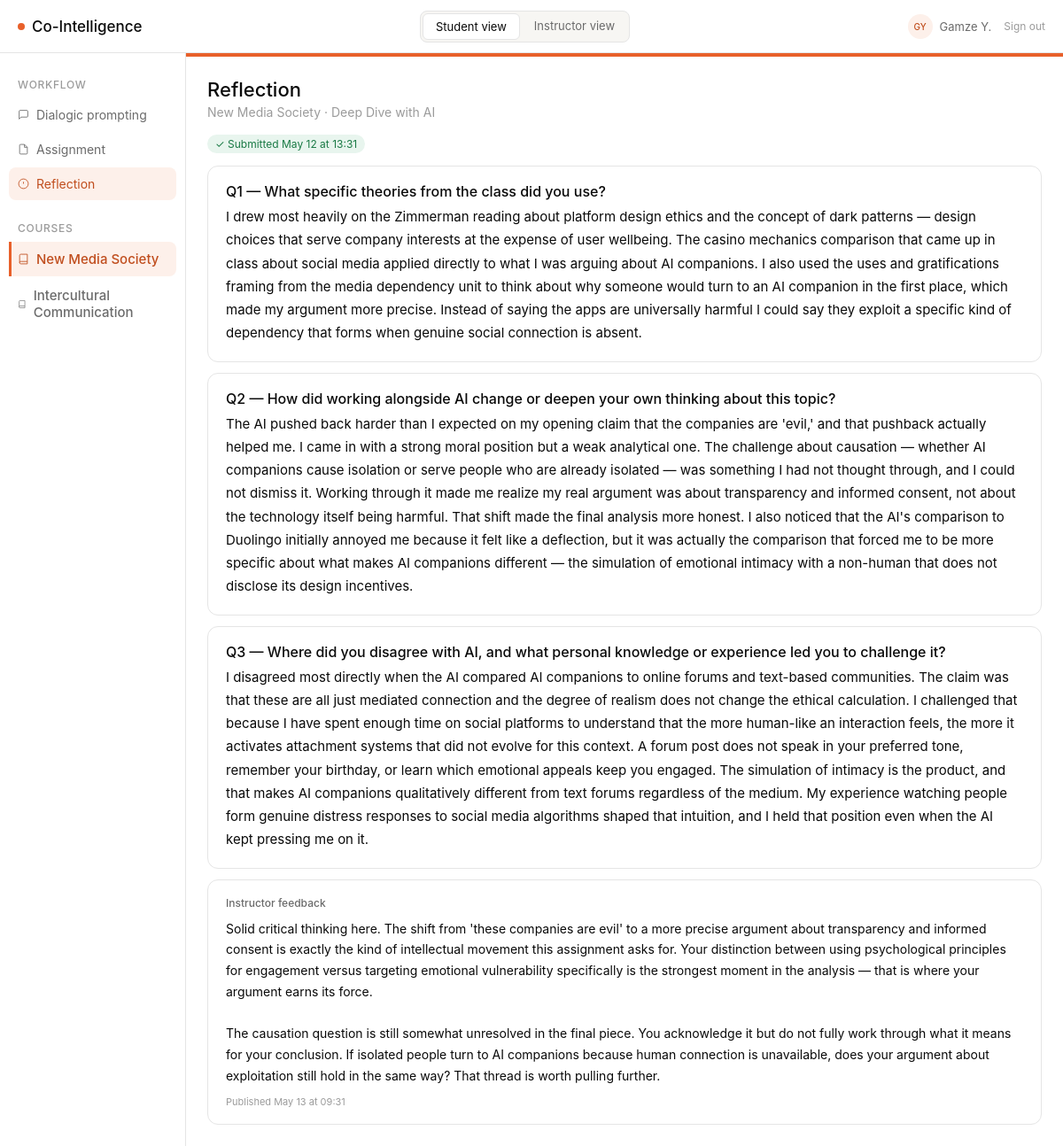
Before: /student/reflection (signed in) with the older database file.
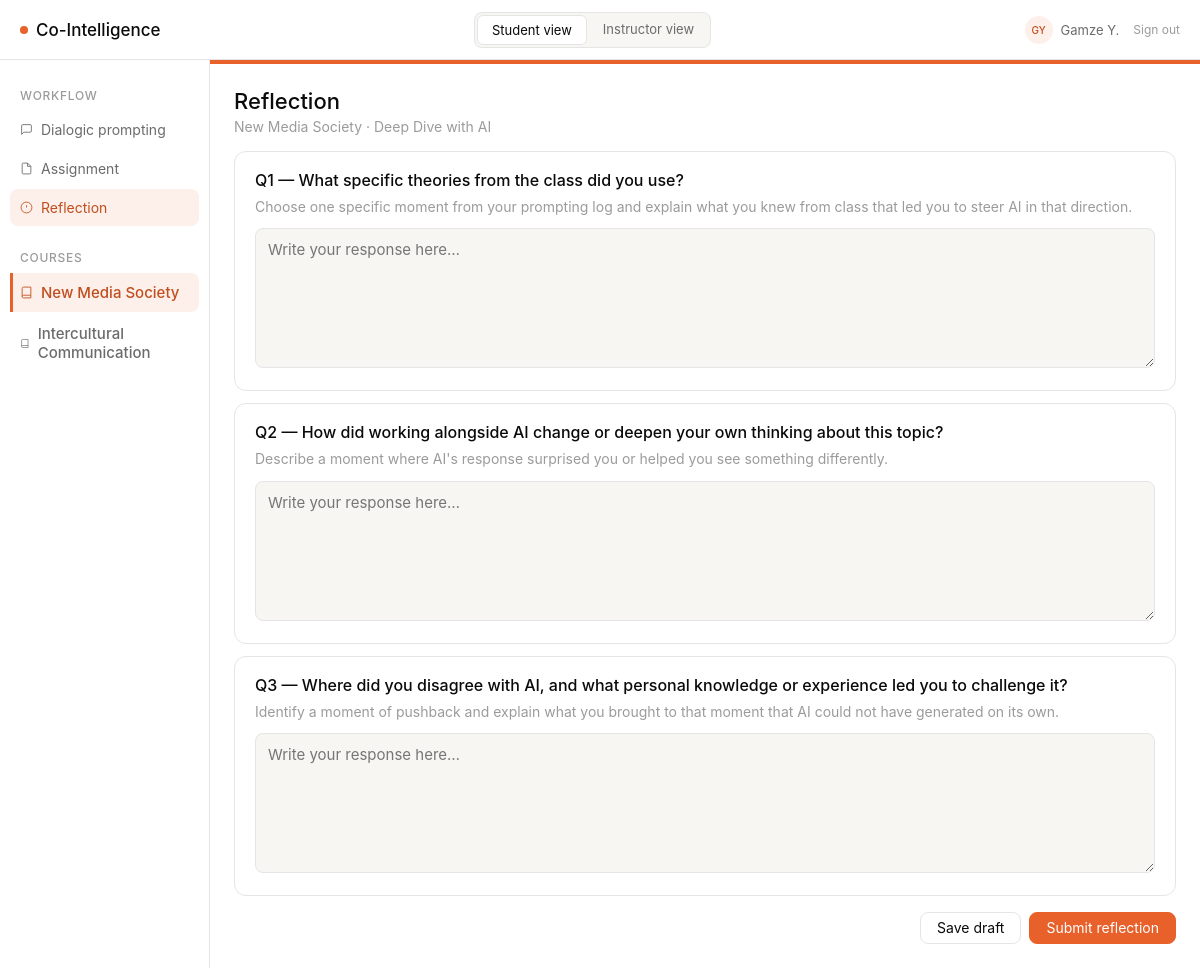
After: the same page with the newer database file.
### models/models.py (models this page shows, shortened)
class Reflection(db.Model):
    __tablename__ = "reflections"
    id = db.Column(db.Integer, primary_key=True)
    student_id = db.Column(db.Integer, db.ForeignKey("students.id"), nullable=False)
    assignment_id = db.Column(db.Integer, db.ForeignKey("assignments.id"), nullable=False)
    question_1 = db.Column(db.Text, nullable=False)
    question_2 = db.Column(db.Text, nullable=False)
    question_3 = db.Column(db.Text, nullable=False)
    submitted_at = db.Column(db.DateTime, default=datetime.utcnow)
    is_submitted = db.Column(db.Boolean, nullable=False, default=False)
    is_reopened = db.Column(db.Boolean, nullable=False, default=False)
    reopened_at = db.Column(db.DateTime, nullable=True)
    resubmitted_at = db.Column(db.DateTime, nullable=True)
    student = db.relationship("Student", back_populates="reflections")
    assignment = db.relationship("Assignment", back_populates="reflections")

class ReflectionConfig(db.Model):
    __tablename__ = "reflection_configs"
    id = db.Column(db.Integer, primary_key=True)
    assignment_id = db.Column(db.Integer, db.ForeignKey("assignments.id"), nullable=False, unique=True)
    question_1 = db.Column(db.Text, nullable=False)
    question_2 = db.Column(db.Text, nullable=False)
    question_3 = db.Column(db.Text, nullable=False)
    hint_1 = db.Column(db.Text, nullable=True)
    hint_2 = db.Column(db.Text, nullable=True)
    hint_3 = db.Column(db.Text, nullable=True)
    updated_at = db.Column(db.DateTime, default=datetime.utcnow)
    assignment = db.relationship("Assignment")

class Grade(db.Model):
    __tablename__ = "grades"
    id = db.Column(db.Integer, primary_key=True)
    student_id = db.Column(db.Integer, db.ForeignKey("students.id"), nullable=False)
    assignment_id = db.Column(db.Integer, db.ForeignKey("assignments.id"), nullable=False)
    score = db.Column(db.Float, nullable=True)
    max_score = db.Column(db.Float, nullable=False, default=100)
    feedback = db.Column(db.Text, nullable=True)
    is_published = db.Column(db.Boolean, nullable=False, default=False)
    published_at = db.Column(db.DateTime, nullable=True)
    created_at = db.Column(db.DateTime, default=datetime.utcnow)
    updated_at = db.Column(db.DateTime, default=datetime.utcnow)
    student = db.relationship("Student")
    assignment = db.relationship("Assignment")

### routes/student_routes.py (the view, shortened to what this page needs)
@student_bp.route("/reflection", methods=["GET", "POST"])
def reflection():
    student, assignment, course = _get_context()
    existing = Reflection.query.filter_by(
        student_id=student.id, assignment_id=assignment.id
    ).first()
    cfg = ReflectionConfig.query.filter_by(assignment_id=assignment.id).first()
    if cfg:
        questions = {
            "question_1": cfg.question_1,
            "question_2": cfg.question_2,
            "question_3": cfg.question_3,
            "hint_1": cfg.hint_1 or "",
            "hint_2": cfg.hint_2 or "",
            "hint_3": cfg.hint_3 or "",
        }
    else:
        questions = {k: (v or "") for k, v in DEFAULT_REFLECTION_QUESTIONS.items()}
    grade = Grade.query.filter_by(
        student_id=student.id, assignment_id=assignment.id
    ).first()
    return render_template(
        "student/reflection.html",
        student=student,
        assignment=assignment,
        course=course,
        existing=existing,
        questions=questions,
        grade=grade,
    )

### routes/student_routes.py (called while the page is built, shortened)
@student_bp.before_request
def require_student_access():
    if not current_user.is_authenticated:
        return redirect(url_for("login"))
    if current_user.role not in ("student", "instructor", "dev"):
        return redirect(url_for("login"))

def _get_context():
    from flask_login import current_user
    course_id = session.get("course_id")
    if course_id:
        course = Course.query.get(course_id)
    else:
        course = Course.query.first()
        if course:
            session["course_id"] = course.id
    if not course:
        return None, None, None
    student = Student.query.filter_by(name="Alex M.", course_id=course.id).first()
    assignment = Assignment.query.filter_by(course_id=course.id).first()
    return student, assignment, course

### templates/student/reflection.html (shortened to what the changed rows need)
{% extends "base.html" %}
{% block content %}
{% set is_submitted = existing is not none and existing.is_submitted %}
{% set is_reopened  = existing is not none and existing.is_submitted and existing.is_reopened %}
<div style="margin-bottom:16px;">
  <h1 class="page-title">Reflection</h1>
</div>
{% if is_submitted and not is_reopened %}
<div style="margin-bottom:14px;">
  <span class="pill pill-submitted">&#10003; Submitted {{ existing.submitted_at.strftime('%b %d at %H:%M') }}
  </span>
</div>
<div class="card q-card">
  <div class="q-label">Q1 — {{ questions['question_1'] }}</div>
  <div class="q-answer">{{ existing.question_1 }}</div>
</div>
<div class="card q-card">
  <div class="q-label">Q2 — {{ questions['question_2'] }}</div>
  <div class="q-answer">{{ existing.question_2 }}</div>
</div>
<div class="card q-card">
  <div class="q-label">Q3 — {{ questions['question_3'] }}</div>
  <div class="q-answer">{{ existing.question_3 }}</div>
</div>
<div class="card" style="margin-top:4px;">
  <div style="font-size:12px;font-weight:500;color:var(--text-secondary);margin-bottom:10px;">Instructor feedback</div>
  {% if grade and grade.is_published %}
    {% if grade.feedback %}
    <div style="font-size:14px;color:var(--text-primary);line-height:1.7;white-space:pre-wrap;margin-bottom:10px;">{{ grade.feedback }}</div>
    {% endif %}
    <div style="font-size:11px;color:var(--text-tertiary);">Published {{ grade.published_at.strftime('%b %d at %H:%M') }}</div>
  {% else %}
    <div style="font-size:12px;color:var(--text-tertiary);">Your instructor will leave feedback here after reviewing your work.</div>
  {% endif %}
</div>
{% else %}
<div class="card q-card">
  <div class="q-label">Q1 — {{ questions['question_1'] }}</div>
  {% if questions['hint_1'] %}<div class="q-hint">{{ questions['hint_1'] }}</div>{% endif %}
  <textarea id="q1" rows="5" placeholder="Write your response here…">{{ existing.question_1 if existing else '' }}</textarea>
</div>
<div class="card q-card">
  <div class="q-label">Q2 — {{ questions['question_2'] }}</div>
  {% if questions['hint_2'] %}<div class="q-hint">{{ questions['hint_2'] }}</div>{% endif %}
  <textarea id="q2" rows="5" placeholder="Write your response here…">{{ existing.question_2 if existing else '' }}</textarea>
</div>
<div class="card q-card">
  <div class="q-label">Q3 — {{ questions['question_3'] }}</div>
  {% if questions['hint_3'] %}<div class="q-hint">{{ questions['hint_3'] }}</div>{% endif %}
  <textarea id="q3" rows="5" placeholder="Write your response here…">{{ existing.question_3 if existing else '' }}</textarea>
</div>
<div class="action-row">
  <button class="btn" onclick="saveDraft()">Save draft</button>
  {% if is_reopened %}
  <button class="btn btn-primary" onclick="resubmitReflection()">Resubmit reflection</button>
  {% else %}
  <button class="btn btn-primary" onclick="confirmSubmit()">Submit reflection</button>
  {% endif %}
</div>
{% endif %}
{% endblock %}

Changed rows visible on the page:
removed Reflection: submitted_at "May 12 at 13:31", question_1 "I drew most heavily on the Zimmerman reading about platform design ethics and the concept of dark patterns — design choices that serve company interests at the expense of user wellbeing. The casino mechanics comparison that came up in class about social media applied directly to what I was arguing about AI companions. I also used the uses and gratifications framing from the media dependency unit to think about why someone would turn to an AI companion in the first place, which made my argument more precise. Instead of saying the apps are universally harmful I could say they exploit a specific kind of dependency that forms when genuine social connection is absent.", question_2 "The AI pushed back harder than I expected on my opening claim that the companies are 'evil,' and that pushback actually helped me. I came in with a strong moral position but a weak analytical one. The challenge about causation — whether AI companions cause isolation or serve people who are already isolated — was something I had not thought through, and I could not dismiss it. Working through it made me realize my real argument was about transparency and informed consent, not about the technology itself being harmful. That shift made the final analysis more honest. I also noticed that the AI's comparison to Duolingo initially annoyed me because it felt like a deflection, but it was actually…", question_3 "I disagreed most directly when the AI compared AI companions to online forums and text-based communities. The claim was that these are all just mediated connection and the degree of realism does not change the ethical calculation. I challenged that because I have spent enough time on social platforms to understand that the more human-like an interaction feels, the more it activates attachment systems that did not evolve for this context. A forum post does not speak in your preferred tone, remember your birthday, or learn which emotional appeals keep you engaged. The simulation of intimacy is the product, and that makes AI companions qualitatively different from text forums regardless of the…"
removed Grade: feedback "Solid critical thinking here. The shift from 'these companies are evil' to a more precise argument about transparency and informed consent is exactly the kind of intellectual movement this assignment asks for. Your distinction between using psychological principles for engagement versus targeting emotional vulnerability specifically is the strongest moment in the analysis — that is where your argument earns its force. The causation question is still somewhat unresolved in the final piece. You acknowledge it but do not fully work through what it means for your conclusion. If isolated people turn to AI companions because human connection is unavailable, does your argument about exploitation…", published_at "May 13 at 09:31"
changed ReflectionConfig "What specific theories from the class did you use?": hint_1 (not shown) → "Choose one specific moment from your prompting log and explain what you knew from class that led you to steer AI in that direction."; hint_2 (not shown) → "Describe a moment where AI's response surprised you or helped you see something differently."; hint_3 (not shown) → "Identify a moment of pushback and explain what you brought to that moment that AI could not have generated on its own."
Other visible differences:
text no longer shown: "✓ Submitted Instructor feedback Published"
text now shown: "Save draft Submit reflection"
